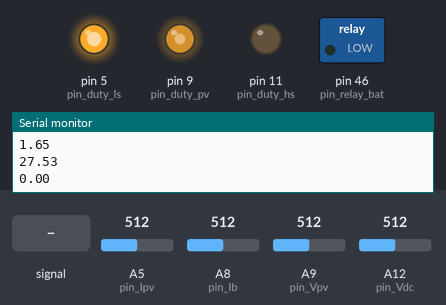
This sketch was run on a simulated Arduino Mega 2560, built with avr-gcc and run on an emulated ATmega2560. On the bench: switched loads named in the sketch (green lamp = pin HIGH), output pins drawn as LEDs (lit = HIGH), the last lines printed to the serial monitor. Inputs (shaded band) come from the test bench; at power-on: A9 (pin_Vpv) = 512, A8 (pin_Ib) = 512, A5 (pin_Ipv) = 512, A12 (pin_Vdc) = 512. Pins used as bus, display or sensor lines are not drawn.

Above: at 1.29 s.
1.3 s: A9 (pin_Vpv) fed a 1000 Hz sine of ±255 counts around its level
4.3 s: A9 (pin_Vpv) set to 716
7.3 s: A8 (pin_Ib) set to 90
At 8.5 s:
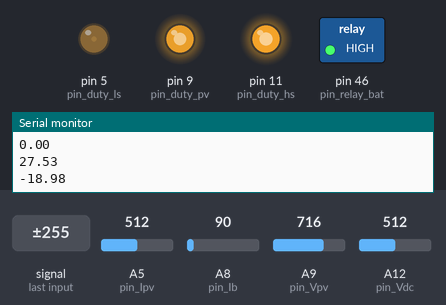
10.3 s: A8 (pin_Ib) set to 716
At 10.79 s:
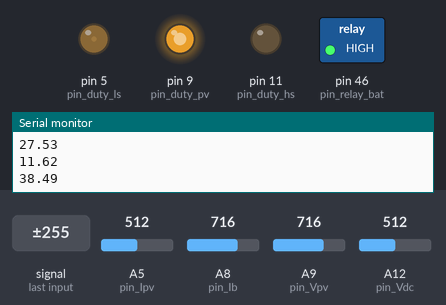
13.3 s: A9 (pin_Vpv) set to 306
At 22.74 s:
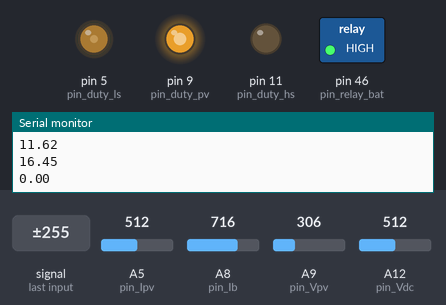
Timing chart, 0 to 22.9 s (numbered marks = the images above; inputs shaded):
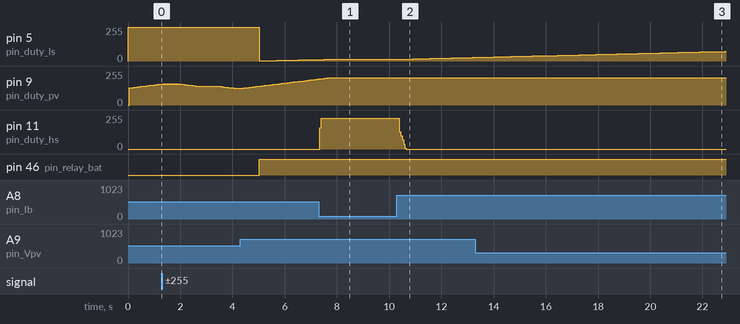

The sketch:

bidi-with-voltage-ref-and-mppt-v2.ino
```cpp
// global variables
int debug_mode = 1;
int mppt_mode = 1;
int relay_on_time = 5000;
double Vdc_ref = 34;

// duty cycles
double duty_hs = 0;
double duty_ls = 0;

// duty cycle parameters
double duty_ls_delta = 0.001;
double dead_band = 0.05;

// PI of iref generator
double kp_vf = 0.005;
double ki_vf = 0.001;
double ki_term_vf = 0;
double kp_term_vf = 0;


// ki, kp for hs
double post_soft_kp = 0.05;
double post_soft_ki = 0.01;
double ki_term_hs = 0;
double kp_term_hs = 0;

// for soft start
double kp_hs = 0.0;
double ki_hs = 0.005;


// soft start vars
int soft_start_mode = 1;
int relay_on = 0;

// Pins
const int pin_Ib = A8;// Ib current pin
const int pin_Vdc = A12;// Vdc-link voltage pin
const int pin_duty_hs = 11; // duty_hs pin
const int pin_duty_ls = 5;// duty_ls pin
const int pin_vcc_ib = 34;// Vcc for Ib sensor
const int pin_relay_bat = 46;// Battery relay pin
const int pin_Vpv = A9; // Voltage of PV
const int pin_Ipv = A5; // Current of PV
const int pin_duty_pv = 9; // pwm of pv

// current reading and reference
double Ib_read = 0;
double Ib_ref = 0;
double Vdc_read = 0;

double Vpv_read = 0;
double Ipv_read = 0;

void configure_timers() {
  GTCCR = _BV(TSM) | _BV(PSRSYNC) | _BV(PSRASY); // halt all timers

  //timer 1
  // mode selection
  // mode = 10, non-inverting mode
  TCCR1A = _BV(WGM11) | _BV(COM1A1) | _BV(COM1B1) | _BV(COM1C1);
  TCCR1B = _BV(WGM13) | _BV(CS10) ;
  // top
  ICR1 = 400;
  // duty cycle
  OCR1A = 0.0 * 400;

  //timer 3
  // mode selection
  // mode = 10 phase correct PWM, inverting mode
  TCCR3A = _BV(WGM31) | _BV(COM3A0) | _BV(COM3B0) | _BV(COM3C0) | _BV(COM3A1) | _BV(COM3B1) | _BV(COM3C1);
  TCCR3B = _BV(WGM33) | _BV(CS30);
  // top
  ICR3 = 400;
  // duty cycle
  OCR3A = (0) * 400;


  // timer 2 for mppt
  TCCR2A = _BV(COM2A1) | _BV(COM2B1) | _BV(WGM21) | _BV(WGM20) ; // non-Inverting PWM,
  OCR2A = 99;
  // Fast PWM and NO prescaling 16M/1024 // your CS20/CS21 settings are a prescaler of 32.
  TCCR2B =  _BV(WGM22) | _BV(CS21);  // Fast PWM and NO prescaling 16M/1024
  OCR2B = 0 * 100;

  GTCCR = 0; // release all timers
}

void setup() {
  Serial.begin(9600);

  // declare pins
  pinMode(pin_Ib, INPUT); // for current reading
  pinMode(pin_Vdc, INPUT); // for Vdc
  pinMode(pin_duty_hs, OUTPUT); // for duty_hs, timer 1
  pinMode(pin_duty_ls, OUTPUT); // for duty_ls, timer 3
  pinMode(pin_vcc_ib, OUTPUT); // Ib current sensor Vcc
  pinMode(pin_relay_bat, OUTPUT); // relay for battery
  pinMode(pin_duty_pv, OUTPUT); // duty of boost pv

  // initialize pins
  digitalWrite(pin_vcc_ib, HIGH); // for ib sensor vcc
  digitalWrite(pin_relay_bat, LOW); // for relay

  // configure timers
  configure_timers();
}

void takeinputs() {
  // analog read to global variable
  int count = 0;
  int count_max_i = 30;
  int count_max_v = 100;
  Ib_read = 0;
  Vdc_read = 0;
  Vpv_read = 0;
  Ipv_read = 0;
  while (count < count_max_i) {
    Ib_read += ((double)(analogRead(pin_Ib) / 1023.0 * 5.0 - 2.4925 + 0.155) * 10 / count_max_i);
    Ipv_read += abs((double)(analogRead(pin_Ipv) / 1023.0 * 5.0 - 2.4925 - 0.01) * 10 / count_max_i);
    count++;
  }
  count = 0;
  while (count < count_max_v) {
    Vdc_read += (double)(analogRead(pin_Vdc) / 1023.0 * 5.0 * 11 / count_max_v);
    Vpv_read += (double)(analogRead(pin_Vpv) / 1023.0 * 5.0 * 11 / count_max_v);
    count++;
  }
}

void check_over_curr() {
  if (abs(Ib_read) > 4) {
    OCR1A = 0;
    OCR3A = 400;
    delay(10);
    pinMode(pin_duty_hs, INPUT_PULLUP);
    pinMode(pin_duty_ls, INPUT_PULLUP);
  }
}

void update_timers() {
  OCR1A = duty_hs * 400;
  OCR3A = (1 - duty_ls) * 400;
}

void calc_iref() {
  double e_vf = Vdc_read - Vdc_ref;
  if (abs(e_vf / Vdc_ref) < 0.025) {
    e_vf = 0;
  }
  ki_term_vf += ki_vf * e_vf;
  kp_term_vf = kp_vf * e_vf;
  if (ki_term_vf > 3.5) {
    ki_term_vf = 3.5;
  }
  else if (ki_term_vf < -3.5) {
    ki_term_vf = -3.5;
  }
  Ib_ref = ki_term_vf + kp_term_vf;
}

void ensure_dead_band() {
  if (duty_ls + dead_band > 1 - duty_hs) {
    duty_ls = 1 - duty_hs - dead_band;
  }
}

void calc_and_limit_duty_ls() {

  if (duty_ls < 1 - (duty_hs + dead_band)) {
    duty_ls = duty_ls + duty_ls_delta;
  }
  else if (duty_ls > 1 - (duty_hs + dead_band)) {
    duty_ls = 1 - (duty_hs + dead_band);
  }

  if (0 > duty_ls) {
    duty_ls = 0;
  }
  else if (duty_ls > 0.9) {
    duty_ls = 0.9;
  }
}

void calc_and_limit_duty_hs() {

  double e_hs = Ib_ref - Ib_read;
  ki_term_hs += ki_hs * e_hs;
  kp_term_hs = kp_hs * e_hs;
  if (ki_term_hs > 1.25) {
    ki_term_hs = 1.25;
  }
  else if (ki_term_hs < -0.25) {
    ki_term_hs = -0.25;
  }
  duty_hs = ki_term_hs + kp_term_hs;

  if (duty_hs > 0.9) {
    duty_hs = 0.9;
  }
  else if (duty_hs < 0) {
    duty_hs = 0;
  }
}


void soft_start() {
  if (millis() > relay_on_time && relay_on == 0) {
    digitalWrite(pin_relay_bat, HIGH); // turn on battery relay
    relay_on = 1;

    // clear PI
    duty_hs = 0;
    duty_ls = 0;
    ki_term_hs = 0;
    kp_term_hs = 0;
    ki_term_vf = 0;
    kp_term_vf = 0;
    Ib_ref = 0;

  }
  if (millis() > relay_on_time + 2000) {
    ki_hs = post_soft_ki;
    kp_hs = post_soft_kp;
    // now controller will be in post soft start mode.
    soft_start_mode = 0;
  }
}

double pv_power_old = 0;
int pv_boost_duty_inc = 1;
double pv_boost_duty = 0.5;
double pv_boost_duty_delta = 0.005;
int count_power = 0;
int max_count_power = 1;
double pv_power = 0;

void mppt_func() {

  while (count_power < max_count_power) {
    pv_power +=  (Vpv_read * Ipv_read) / max_count_power;
    count_power++;
  }

  if (count_power == max_count_power) {
    if (pv_power < pv_power_old)
    {
      pv_boost_duty_inc = -pv_boost_duty_inc;
      //DeltaD=DeltaD_Max/100;
      //    if(pv_power-pv_power_old > pv_power*0.1 || pv_power_old-pv_power > pv_power*0.1){
      //      pv_boost_duty_delta=0.01;
      //    }
    }
    pv_boost_duty = pv_boost_duty + pv_boost_duty_inc * pv_boost_duty_delta;

    if (pv_boost_duty > 0.8) {
      pv_boost_duty = 0.8;
    }
    else if (pv_boost_duty < 0.2) {
      pv_boost_duty = 0.2;
    }
    // Update
    pv_power_old = pv_power;
    OCR2B = pv_boost_duty * 100;
    count_power = 0;
    pv_power = 0;
  }
}

void serial_print() {
  //Serial.println(duty_hs);
  //Serial.println(duty_ls);
  //Serial.println(relay_on);
  Serial.println(Vdc_read);
  Serial.println(Ib_read);
  //Serial.println(Ib_ref);
  Serial.println(Vpv_read);
  Serial.println(Ipv_read);
  //Serial.println(pv_boost_duty);
  Serial.println();
}

void loop() {

  serial_print();

  // Battery relay is started 5 secs after controller starts. clear all initial kp, ki terms. after 2 seconds, change to post soft start mode.
  if (soft_start_mode == 1) {
    soft_start();
  }

  takeinputs();

  if (mppt_mode == 1) {
    mppt_func();
  }

  if (millis() > relay_on_time) {
    // calc Ib_ref from voltage ref
    calc_iref();

    // calculate duty for hs using Ib_ref
    calc_and_limit_duty_hs();

    // calculate duty for ls by following duty_hs
    calc_and_limit_duty_ls();

    ensure_dead_band();
    update_timers();
  }


}
```

Measured:
- after the input at 7.3 s, pin 5 (pin_duty_ls): goes on until 7.6 s, then stays 13/255; pin 11 (pin_duty_hs): 0/255 → 230/255 after 0.05 s
- after the input at 10.3 s, pin 5 (pin_duty_ls): moves from 13/255 to 27/255 over 2.7 s, starting after 0.20 s; pin 11 (pin_duty_hs): 230/255 → 0/255 after 0.09 s
- after the input at 13.3 s, pin 9 (pin_duty_pv): 206/255 → 203/255 at once, → 206/255 0.05 s later
